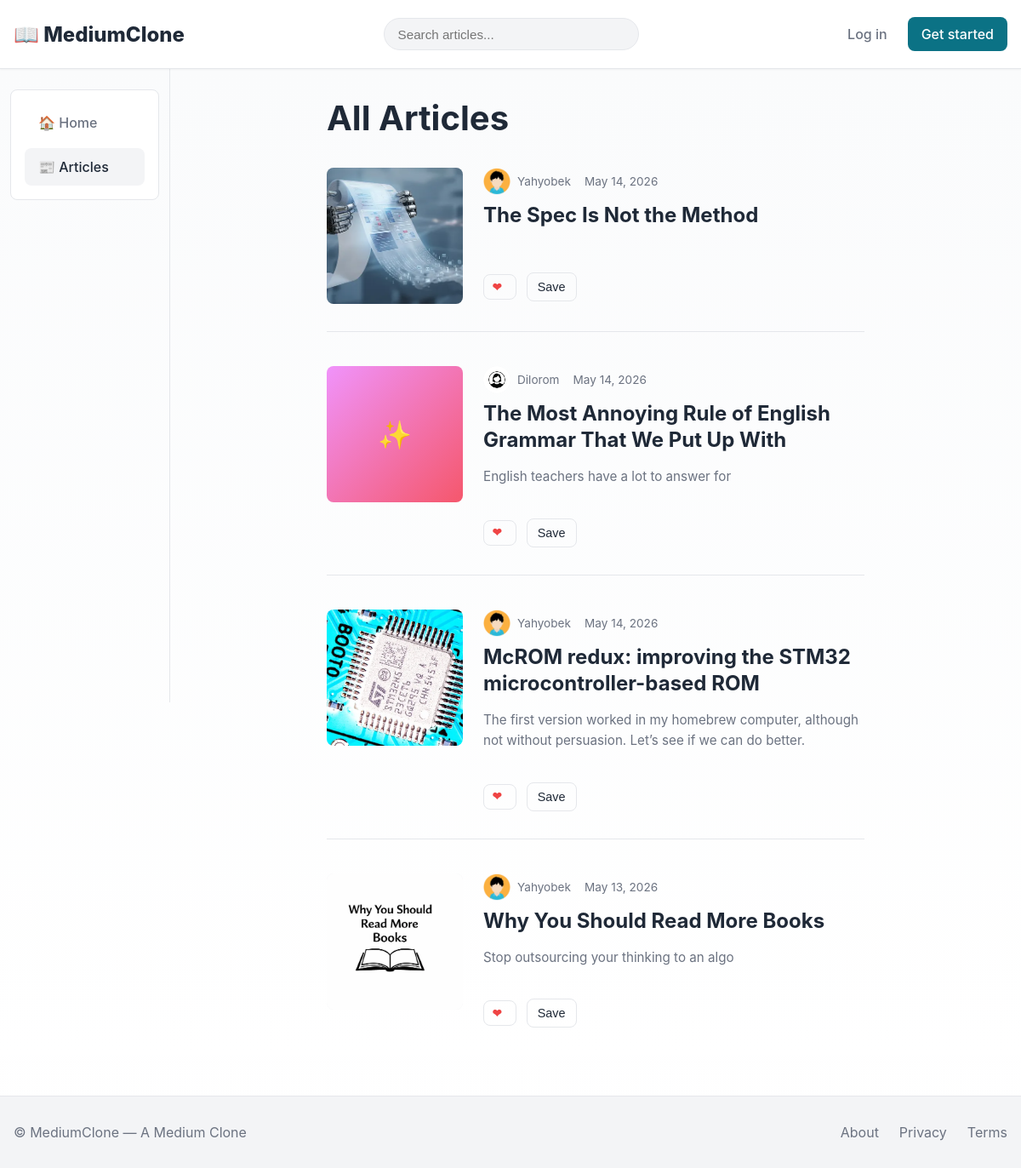
The app's page /articles/ with its own data.
### articles/models.py (models this page shows, shortened)
class Article(models.Model):
    STATUS_CHOICES = (("draft", "Draft"), ("published", "Published"))
    author = models.ForeignKey(settings.AUTH_USER_MODEL, on_delete=models.CASCADE, related_name="articles")
    title = models.CharField(max_length=255)
    slug = models.SlugField(max_length=300, unique=True, blank=True)
    body = models.TextField()
    excerpt = models.TextField(blank=True)
    status = models.CharField(max_length=10, choices=STATUS_CHOICES, default="draft")
    tags = models.ManyToManyField(Tag, blank=True, related_name="articles")
    is_member_only = models.BooleanField(
        default=False,
        help_text="Only followers can read this article"
    )
    cover_image = models.ImageField(upload_to="article_covers/", blank=True, null=True)
    views_count = models.PositiveIntegerField(default=0)
    created_at = models.DateTimeField(auto_now_add=True)
    updated_at = models.DateTimeField(auto_now=True)
    published_at = models.DateTimeField(blank=True, null=True)
    class Meta:
        ordering = ["-published_at", "-created_at"]
        indexes = [models.Index(fields=["-published_at", "status"])]
    def get_absolute_url(self):
        return reverse("articles:detail", kwargs={"slug": self.slug})

### accounts/models.py (models this page shows, shortened)
class CustomUser(AbstractUser):
    bio = models.TextField(blank=True)
    avatar = models.ImageField(upload_to="avatars/", blank=True, null=True)
    website = models.URLField(blank=True)

### articles/views.py (the view)
# urls.py: path("", views.ArticleListView.as_view(), name="list"),
class ArticleListView(ListView):
    model = Article
    template_name = "articles/article_list.html"
    paginate_by = 10
    def get_queryset(self):
        qs = Article.objects.filter(status="published").select_related("author").prefetch_related("tags")
        q = self.request.GET.get("q")
        if q:
            qs = qs.filter(title__icontains=q) | qs.filter(body__icontains=q)
        user = self.request.user
        if user.is_authenticated:
            user_bookmarks = Bookmark.objects.filter(
                article=OuterRef('pk'),
                user=user
            )
            qs = qs.annotate(user_has_bookmarked=Exists(user_bookmarks))
        return qs

### articles/templates/articles/article_list.html (shortened to what this page needs)
{% extends "core/base.html" %}
{% block content %}
<div style="display:flex;gap:0;width:100%">
  <aside class="left-sidebar">
    <div class="card">
      <ul>
        <li class="nav-item"><a href="{% url 'core:home' %}">🏠 Home</a></li>
        <li class="nav-item"><a href="{% url 'articles:list' %}" class="active">📰 Articles</a></li>
      </ul>
    </div>
  </aside>
  <section class="center-feed">
    <h1 style="margin-bottom:2rem">All Articles</h1>
    <div class="article-feed">
      {% for article in object_list %}
        <div class="article-item">
          {% if article.cover_image %}
            <div class="article-cover">
              <a href="{{ article.get_absolute_url }}" style="display:block;width:100%;height:100%">
                <img src="{{ article.cover_image.url }}" alt="{{ article.title }}" loading="lazy">
              </a>
            </div>
          {% else %}
            <div class="article-cover">
              <div style="width:100%;height:100%;background:linear-gradient(135deg,#f093fb 0%,#f5576c 100%);display:flex;align-items:center;justify-content:center;color:white;font-weight:700;font-size:2rem">
                ✨
              </div>
            </div>
          {% endif %}
          <div class="article-content">
            <div class="article-meta">
              <div class="article-author">
                {% if article.author.avatar %}
                  <div class="article-author-avatar">
                    <img src="{{ article.author.avatar.url }}" alt="">
                  </div>
                {% else %}
                  <div class="article-author-avatar">{{ article.author.username|slice:":1"|upper }}</div>
                {% endif %}
                <span><a href="{% url 'accounts:profile' article.author.username %}">{{ article.author.username }}</a></span>
              </div>
              <span>{{ article.published_at|date:"M j, Y" }}</span>
            </div>
            <h2><a href="{{ article.get_absolute_url }}">{{ article.title }}</a></h2>
            <p class="article-excerpt">
              {% if article.excerpt %}
                {{ article.excerpt|truncatewords:40 }}
              {% else %}
                {{ article.body.html|striptags|truncatewords:40 }}
              {% endif %}
            </p>
            <div class="article-actions">
          <button id="like-btn" class="like-btn {% if object.user_has_liked %}liked{% endif %}" data-article-id="{{ object.id }}">
              <span class="heart">❤</span>
          </button>
                      <button id="bookmark-btn"
                        class="btn {% if object.user_has_bookmarked %}saved{% endif %}"
                        data-article-id="{{ object.id }}" title="Save to library">
                        <span class="label">Save</span>
                    </button>
            </div>
          </div>
        </div>
      {% empty %}
        <div class="card" style="padding:2rem;text-align:center">
          <p>No articles found.</p>
        </div>
      {% endfor %}
    </div>
  </section>
</div>
{% endblock %}

### static/css/main.css (style rules this page uses)
:root { --max-width: 1200px; --feed-width: 680px; --sidebar-width: 280px; --muted: #6b7280; --bg: #ffffff; --accent: #0b7285; --accent-2: #0b5f6b; --card: #ffffff; --soft: #f3f4f6; --shadow-sm: 0 1px 2px rgba(0, 0, 0, 0.05); --shadow-md: 0 4px 6px rgba(0, 0, 0, 0.07); --shadow-lg: 0 10px 25px rgba(0, 0, 0, 0.1); --radius: 8px; --text: #1f2937; --border: #e5e7eb; --transition: all 0.2s ease; }
* { box-sizing: border-box; }
html, body { height: 100%; margin: 0; padding: 0; }
body { font-family: "SF Pro Display", -apple-system, BlinkMacSystemFont, "Segoe UI", Roboto, "Helvetica Neue", Arial, sans-serif; background: linear-gradient(180deg, #fafbfc 0%, #ffffff 100%); color: var(--text); -webkit-font-smoothing: antialiased; -moz-osx-font-smoothing: grayscale; }
h1, h2, h3, h4, h5, h6 { margin: 0; font-weight: 700; line-height: 1.3; }
h1 { font-size: 2.5rem; }
h2 { font-size: 1.875rem; }
p { margin: 0; line-height: 1.6; }
a { color: var(--accent); text-decoration: none; transition: var(--transition); }
.left-sidebar { width: var(--sidebar-width); padding: 1.5rem 0.75rem; border-right: 1px solid var(--border); position: sticky; top: 56px; height: calc(100vh - 56px); overflow-y: auto; }
.left-sidebar .card { padding: 1rem; }
.left-sidebar ul { list-style: none; padding: 0; margin: 0; display: flex; flex-direction: column; gap: 0.5rem; }
.left-sidebar .nav-item a { display: block; padding: 0.75rem 1rem; color: var(--muted); text-decoration: none; border-radius: var(--radius); transition: var(--transition); font-weight: 500; }
.left-sidebar .nav-item a:hover, .left-sidebar .nav-item a.active { background: var(--soft); color: var(--text); }
.center-feed { flex: 1; max-width: var(--feed-width); padding: 2rem 1.5rem; margin: 0 auto; width: 100%; }
.article-feed { display: flex; flex-direction: column; gap: 2.5rem; }
.article-item { display: flex; gap: 1.5rem; padding-bottom: 2rem; border-bottom: 1px solid var(--border); transition: var(--transition); }
.article-item:last-child { border-bottom: none; padding-bottom: 0; }
.article-cover { flex-shrink: 0; width: 160px; height: 160px; border-radius: var(--radius); overflow: hidden; background: var(--soft); display: flex; align-items: center; justify-content: center; }
.article-cover img { width: 100%; height: 100%; object-fit: cover; }
.article-content { flex: 1; display: flex; flex-direction: column; gap: 0.5rem; }
.article-content h2 { font-size: 1.5rem; margin-bottom: 0.5rem; }
.article-content h2 a { color: var(--text); transition: var(--transition); }
.article-excerpt { color: var(--muted); font-size: 0.95rem; line-height: 1.6; margin-bottom: 0.75rem; }
.article-meta { display: flex; align-items: center; gap: 1rem; font-size: 0.85rem; color: var(--muted); }
.article-meta a { color: var(--muted); text-decoration: none; }
.article-author { display: flex; align-items: center; gap: 0.5rem; }
.article-author-avatar { width: 32px; height: 32px; border-radius: 50%; background: var(--soft); overflow: hidden; display: flex; align-items: center; justify-content: center; font-weight: 700; color: var(--accent); }
.article-author-avatar img { width: 100%; height: 100%; object-fit: cover; }
.article-actions { display: flex; gap: 0.75rem; align-items: center; margin-top: 0.75rem; }
.card { background: var(--card); border: 1px solid var(--border); border-radius: var(--radius); transition: var(--transition); }
.btn { padding: 0.5rem 0.75rem; border-radius: var(--radius); border: 1px solid var(--border); background: transparent; color: var(--text); cursor: pointer; font-weight: 500; font-size: 0.9rem; transition: var(--transition); }
.like-btn { display: inline-flex; align-items: center; gap: 0.4rem; background: transparent; border: 1px solid var(--border); padding: 0.4rem 0.6rem; border-radius: var(--radius); cursor: pointer; color: var(--muted); transition: var(--transition); font-weight: 600; }
.like-btn .heart { font-weight: 700; color: #ef4444; }
.article-actions { display: flex; gap: 0.75rem; margin-top: 1rem; }
@media (max-width: 1200px) { .left-sidebar { width: 200px; } }

### records on screen
Article: cover_image (picture), author.avatar (picture), author.username "Yahyobek", published_at "May 14, 2026", title "The Spec Is Not the Method"
Article: author.avatar (picture), author.username "Dilorom", published_at "May 14, 2026", title "The Most Annoying Rule of English Grammar That We Put Up With", excerpt "English teachers have a lot to answer for"
Article: cover_image (picture), author.avatar (picture), author.username "Yahyobek", published_at "May 14, 2026", title "McROM redux: improving the STM32 microcontroller-based ROM", excerpt "The first version worked in my homebrew computer, although not without persuasion. Let’s see if we can do better."
Article: cover_image (picture), author.avatar (picture), author.username "Yahyobek", published_at "May 13, 2026", title "Why You Should Read More Books", excerpt "Stop outsourcing your thinking to an algo"
